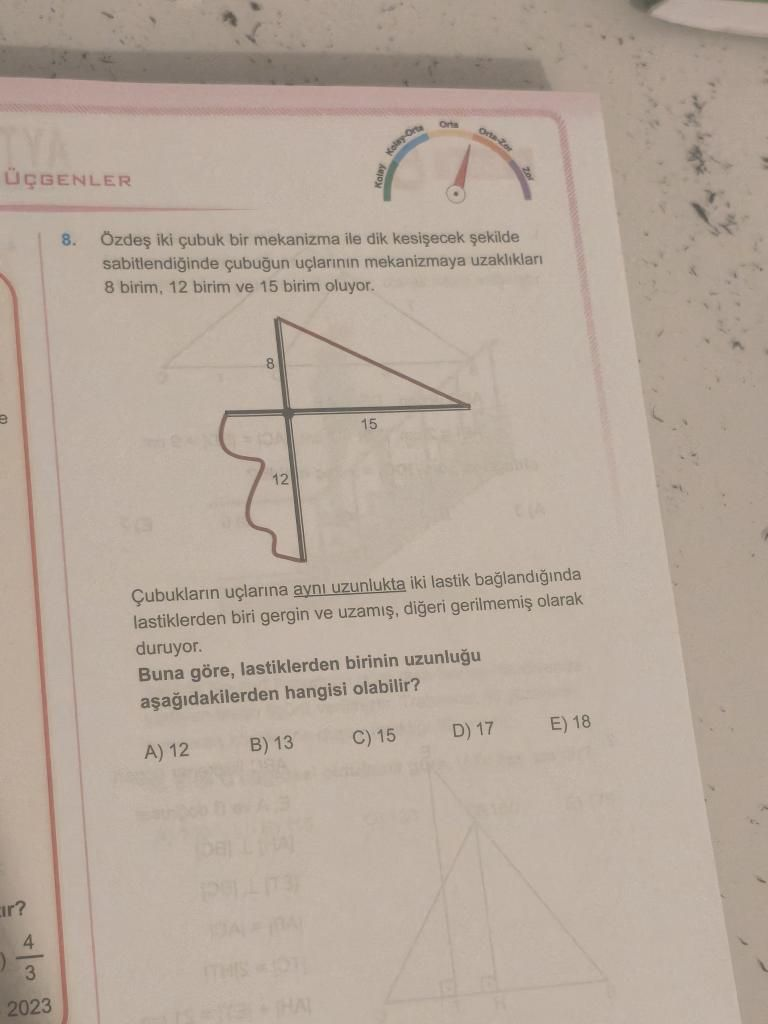
#> input picture testly_backend/sample.jpg, 768 x 1024 px
$ python -i processor.py   (imports and definitions only)   (older library calls are emulated)
#> lines starting #> are read from the running program, lines starting #| are printed output that depends on the picture; after the words box and inside, x2 and y2 are one past the last pixel; in counts of white or black regions, pixels touching at a corner belong together
#> further down, picture is the input picture: shape (1024, 768, 3); mean B, G, R 154.4, 167.2, 181.7
# vision/processor.py
import os, uuid, math
import numpy as np
from PIL import Image, ImageOps
# [4 lines not run here, left out]
import cv2

# [14 lines left out: functions _to_bgr, _resize_short_side, not called in this run]

def _auto_canny(gray):
    v = np.median(gray)
    lo = int(max(0, 0.66*v))
    hi = int(min(255, 1.33*v))
    return cv2.Canny(gray, lo, hi)

# [39 lines left out: functions _order_pts, _four_point_warp, _deskew_by_minarearect, _quality_metrics, not called in this run]

def _largest_quad_page(img_bgr):
    gray = cv2.cvtColor(img_bgr, cv2.COLOR_BGR2GRAY)
    gray = cv2.GaussianBlur(gray, (5,5), 0)
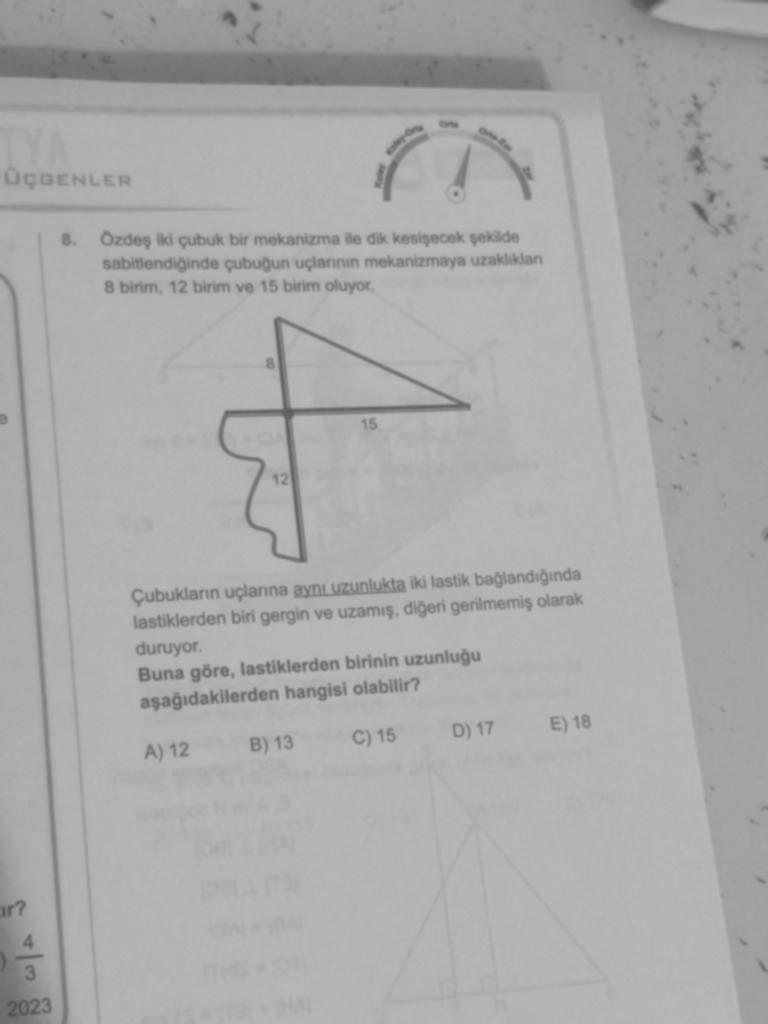
#> gray: shape (1024, 768); min 80, max 186, mean 170.2
    clahe = cv2.createCLAHE(clipLimit=2.0, tileGridSize=(8,8))
    gray = clahe.apply(gray)
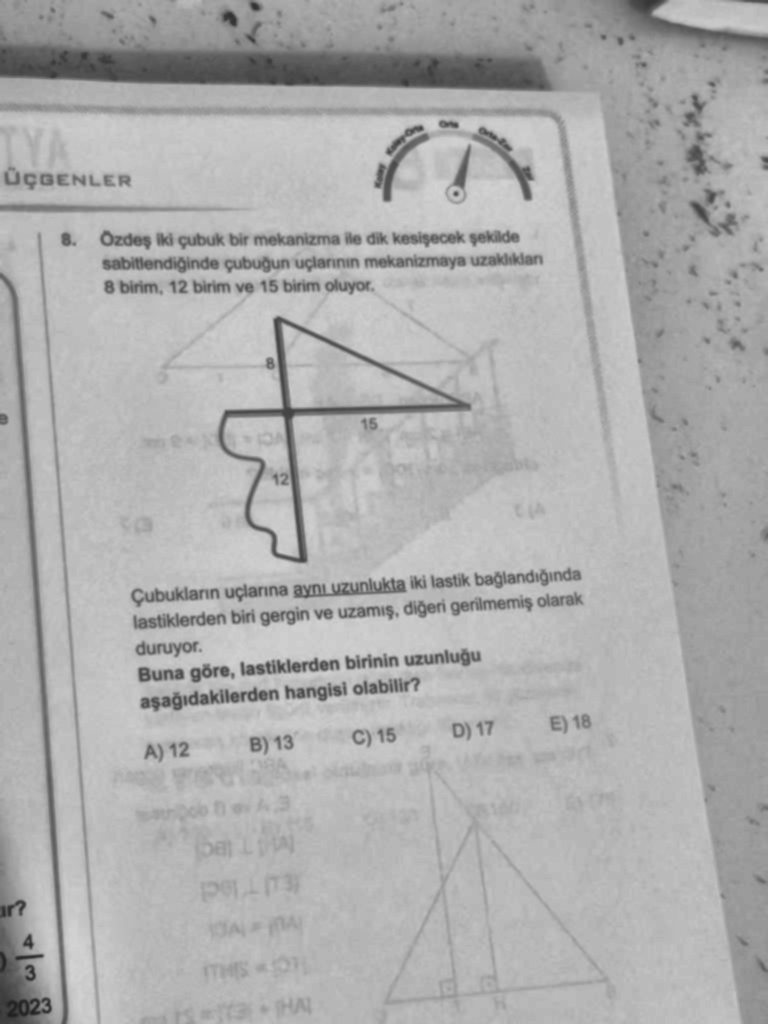
#> gray: shape (1024, 768); min 32, max 212, mean 173.9
    edges = _auto_canny(gray)
#> in _auto_canny, `v = np.median(gray)`: v = 183
#> in _auto_canny, `lo = int(max(0, 0.66*v))`: lo = 120
#> in _auto_canny, `hi = int(min(255, 1.33*v))`: hi = 243
#> in _auto_canny, `return cv2.Canny(gray, lo, hi)`:
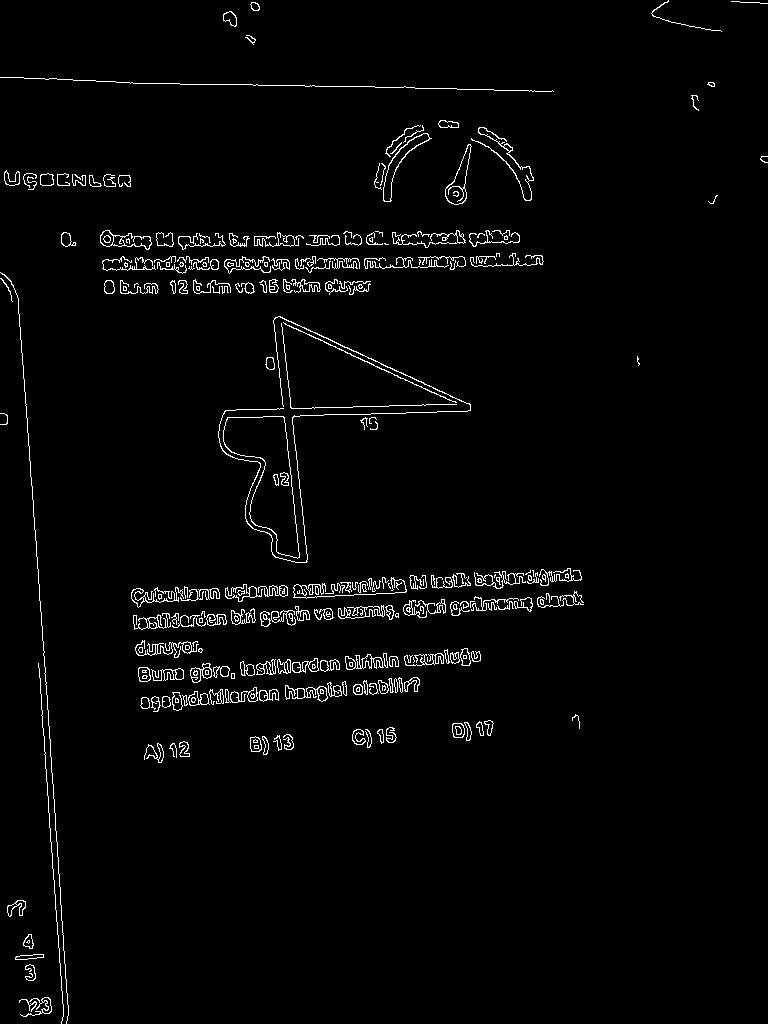
#> returned value: shape (1024, 768); 2.4% white in thin lines or dots
    k = cv2.getStructuringElement(cv2.MORPH_RECT, (5,5))
    edges = cv2.morphologyEx(edges, cv2.MORPH_CLOSE, k, iterations=1)
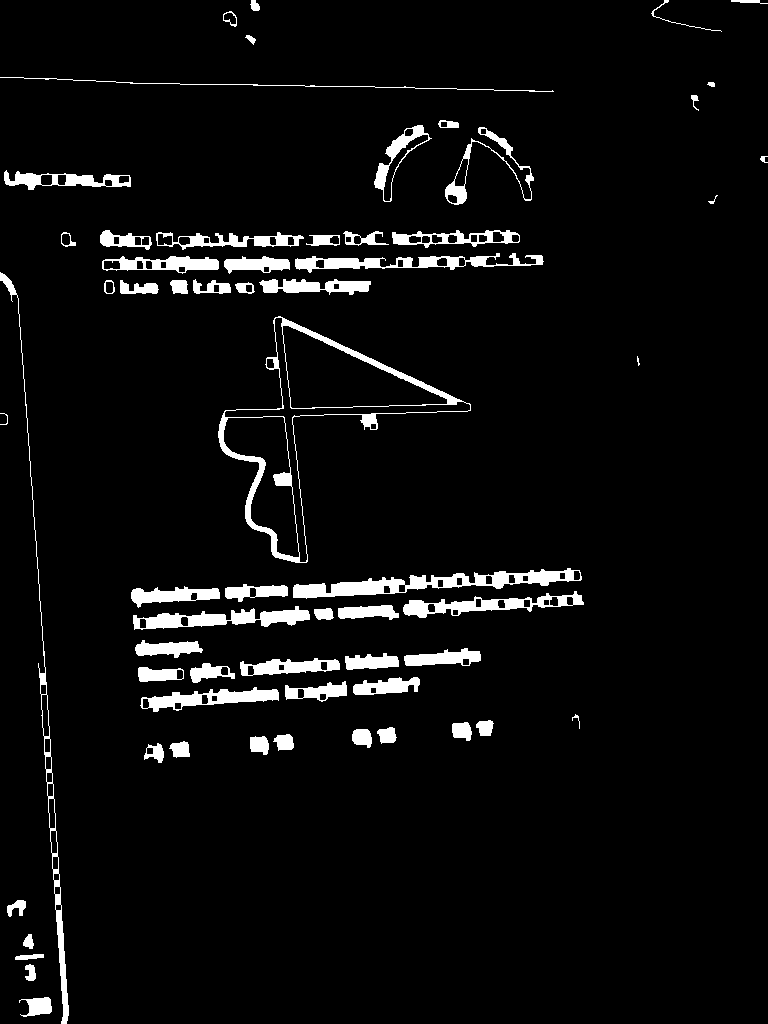
#> edges: shape (1024, 768); 4.9% white; 63 white regions (1 under 20 px)

    cnts, _ = cv2.findContours(edges, cv2.RETR_EXTERNAL, cv2.CHAIN_APPROX_SIMPLE)
#> cnts = 63 contours, 5 with area under 20; largest, box (x1, y1, x2, y2) and area: (218, 316, 471, 563) 18674, (293, 568, 582, 599) 3172, (0, 272, 69, 1024) 2080, (133, 606, 310, 630) 1876, (403, 591, 584, 618) 1832
    H, W = gray.shape[:2]
#> H = 1024; W = 768
    best = None
    for c in sorted(cnts, key=cv2.contourArea, reverse=True)[:10]:
        peri = cv2.arcLength(c, True)
        approx = cv2.approxPolyDP(c, 0.02*peri, True)
        area = cv2.contourArea(approx)
        if len(approx)==4 and area > 0.25*H*W:
            best = approx.reshape(4,2)
            break
#> this loop made 10 passes
#> (peri, area) on passes 1, 5, 7, 8, 9: (1021.9, 16910.5), (449.8, 1092), (342.4, 1681), (238.7, 1562.5), (312.7, 1453)
#> (peri, approx, area) on passes 4, 10: (463.2, [[309, 614], [133, 623], [291, 625]], 887), (270, [[102, 261], [106, 270], [218, 268], [208, 257]], 1111)
    return best  # 4x2 veya None

# [96 lines left out: functions _find_question_block, detect_question, not called in this run]

>>> import cv2
>>> picture = cv2.imread('../sample.jpg')
>>> result = _largest_quad_page(picture)
